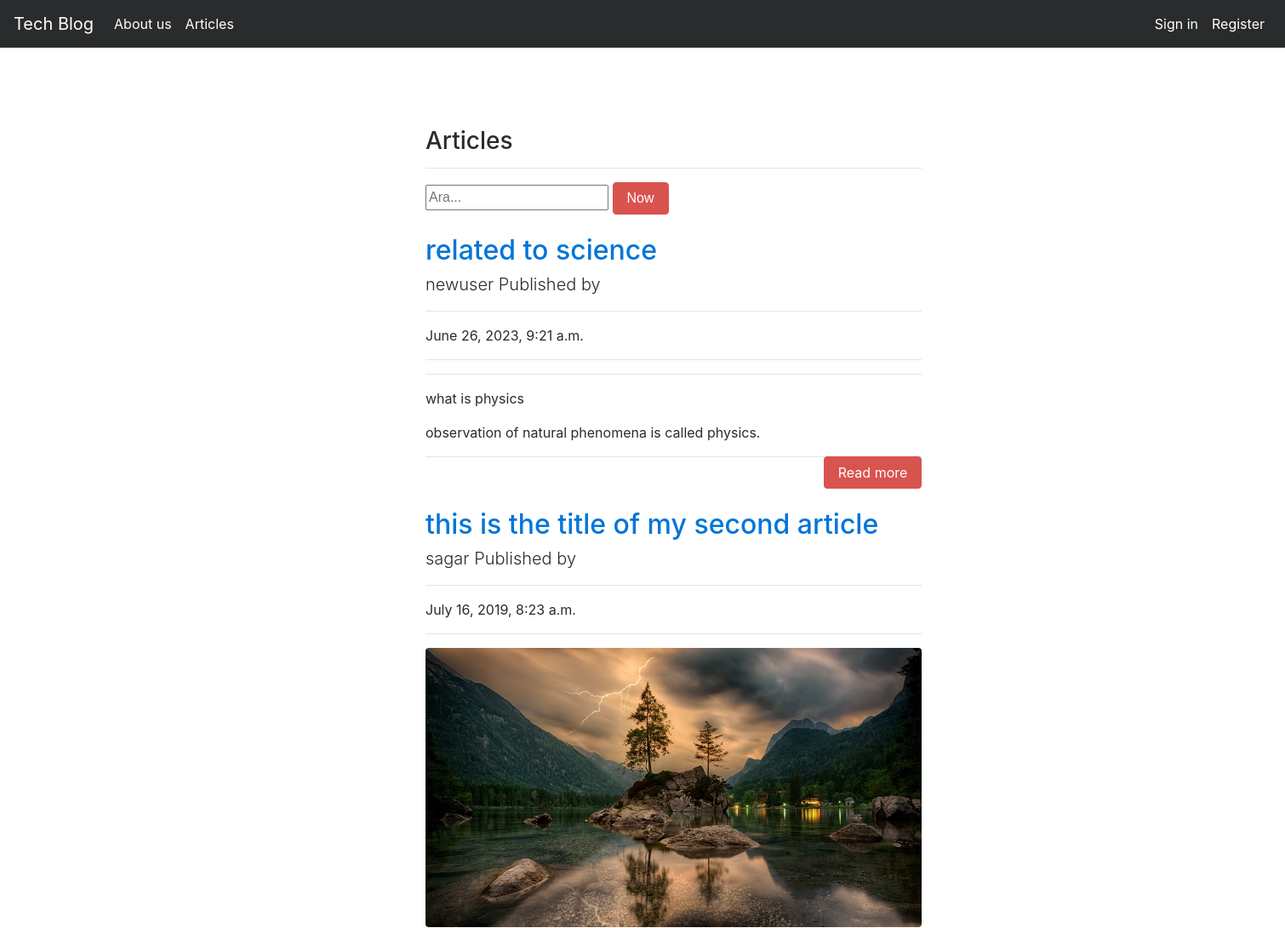
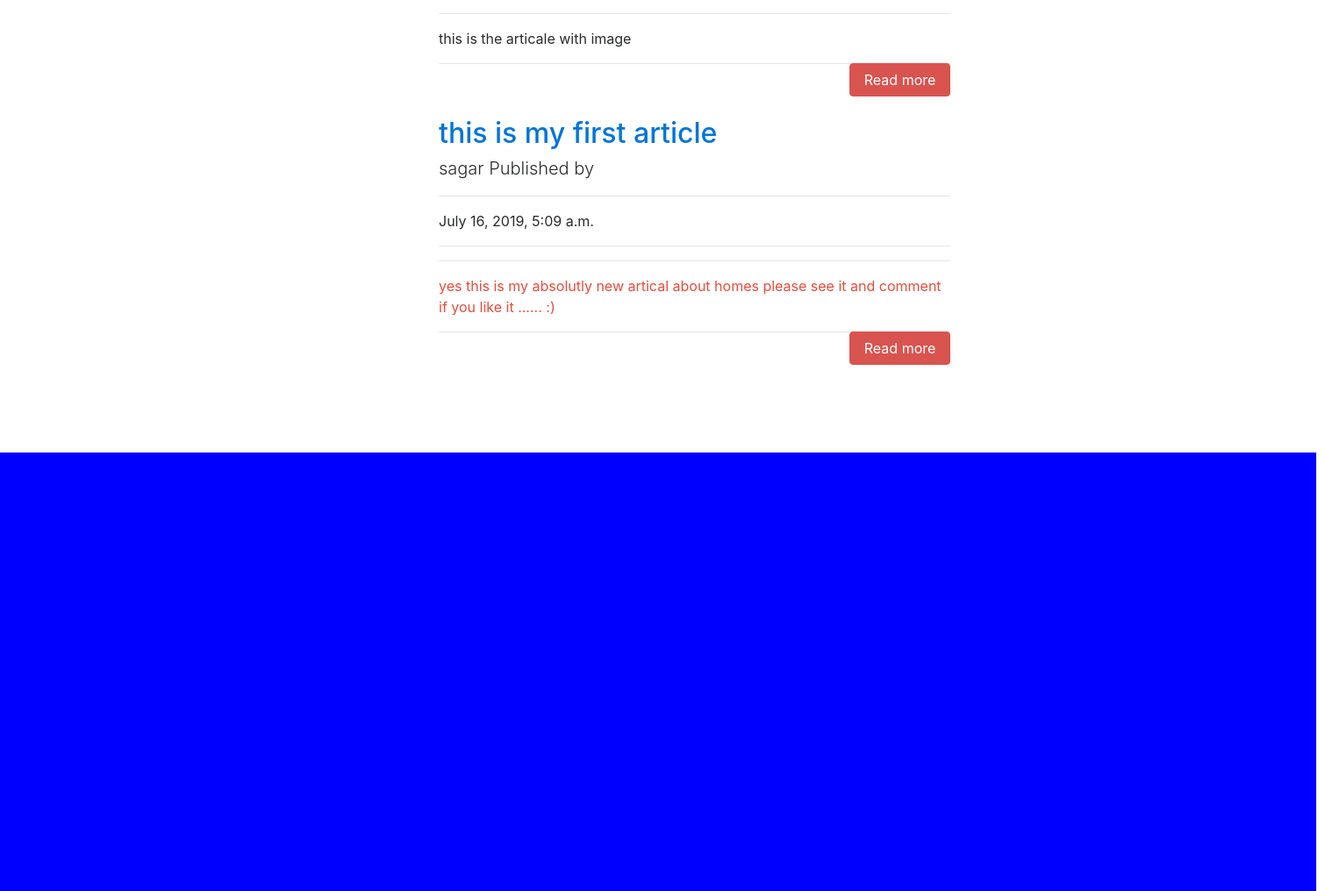
The app's page /articles/ with its own data (2 pictures, top to bottom).
### article/models.py (models this page shows, shortened)
class Article(models.Model):
    author = models.ForeignKey("auth.User",on_delete = models.CASCADE,verbose_name = "Author ")
    title = models.CharField(max_length = 50,verbose_name = "Title")
    content = RichTextField()
    created_date = models.DateTimeField(auto_now_add=True,verbose_name="Creation Date")
    article_image = models.FileField(blank = True,null = True,verbose_name="Add Photo to Article")
    class Meta:
        ordering = ['-created_date']

### article/views.py (the view)
# urls.py: path('',views.articles,name = "articles"),
def articles(request):
    keyword = request.GET.get("keyword")
    if keyword:
        articles = Article.objects.filter(title__contains = keyword)
        return render(request,"articles.html",{"articles":articles})
    articles = Article.objects.all()
    return render(request,"articles.html",{"articles":articles})

### templates/articles.html (shortened to what this page needs)
{% extends "layout.html" %}
{% block body %}
<div class ="row">
        <div class="col-md-10 offset-md-3">
            <div class="col-lg-8">
                <h3>Articles</h3>
                <hr>
                </div>
        </div>
</div>
<div class ="row">
    <div class="col-md-10 offset-md-3">
        <div class="col-lg-8">
            <form>
                <input type="text" name = "keyword" class="input-sm" maxlength="64" placeholder="Ara...">
              <button type="submit" class="btn btn-danger">Now</button>
            </form>
      </div>
    </div>
</div>
{% if articles %}
{% for article in articles %}
<div class="row">
    <div class="col-md-10 offset-md-3">
    <div class="col-lg-8">
      <a href="{% url 'article:detail' article.id %}"><h2 class="mt-4">{{article.title}}</h2></a>
      <p class="lead">
        {{article.author.username}} Published by
      </p>
      <hr>
      <p>{{article.created_date}}</p>
      <hr>
      {% if article.article_image %}
      <a href="{% url 'article:detail' article.id %}"><img class="img-fluid rounded" src="{{article.article_image.url}}" alt=""></a>
      {% endif %}
      <hr>
      <p class="lead">
          {{article.content|safe|truncatewords:50}}
      </p>
      <a style ="float : right;" href="{% url 'article:detail' article.id %}" class ="btn btn-danger">Read more</a>
      <hr>
        </div>
      </div>
      </div>
{% endfor %}
{% endif %}
{% endblock body %}

### templates/layout.html (shortened to what this page needs)
<!DOCTYPE html>
{% load static %}
<html lang="en">
<head>
    <link rel="stylesheet" href="{% static 'css/bootstrap.min.css' %}">
</head>
<body >
        {% include "includes/navbar.html" %}
        <div style = "margin-top : 100px; margin-bottom:100px;  " class = "container">
            {% block body %}
            {% endblock body %}
        </div>
        <div style="background-color: blue; height: 500px; width: 1500px;">
        </div>
    </body>
</html>

### templates/includes/navbar.html (shortened to what this page needs)
<nav class="navbar navbar-toggleable-md navbar-inverse fixed-top bg-inverse">
        <a class="navbar-brand" href="{% url 'index'  %}">Tech Blog</a>
        <div class="collapse navbar-collapse" id="navbarCollapse">
          <ul class="navbar-nav mr-auto">
            <li class="nav-item active">
              <a class="nav-link" href="{% url 'about'  %}">About us</a>
            </li>
            <li class="nav-item active">
                <a class="nav-link" href="{% url 'article:articles'  %}">Articles</a>
            </li>
          </ul>
          <ul class="navbar-nav ml-auto">
          {% if request.user.is_authenticated %}
          <li class="nav-item active">
            <a class="nav-link" href="{% url 'article:dashboard'  %}">Control Board</a>
          </li>
          <li class="nav-item active">
            <a class="nav-link" href="{% url 'user:logout'  %}">Log out</a>
          </li>
          {% else %}
          <li class="nav-item active">
            <a class="nav-link" href="{% url 'user:login'  %}">Sign in</a>
          </li>
          {% endif %}
          <li class="nav-item active">
            <a class="nav-link" href="{% url 'user:register'  %}">Register</a>
          </li>
          </ul>
        </div>
</nav>

### records on screen
Article: title "related to science", author.username "newuser", created_date "June 26, 2023, 9:21 a.m.", content "what is physics observation of natural phenomena is called physics."
Article: title "this is the title of my second article", author.username "sagar", created_date "July 16, 2019, 8:23 a.m.", article_image (picture), content "this is the articale with image"
Article: title "this is my first article", author.username "sagar", created_date "July 16, 2019, 5:09 a.m.", content "yes this is my absolutly new artical about homes please see it and comment if you like it ...... :)"
